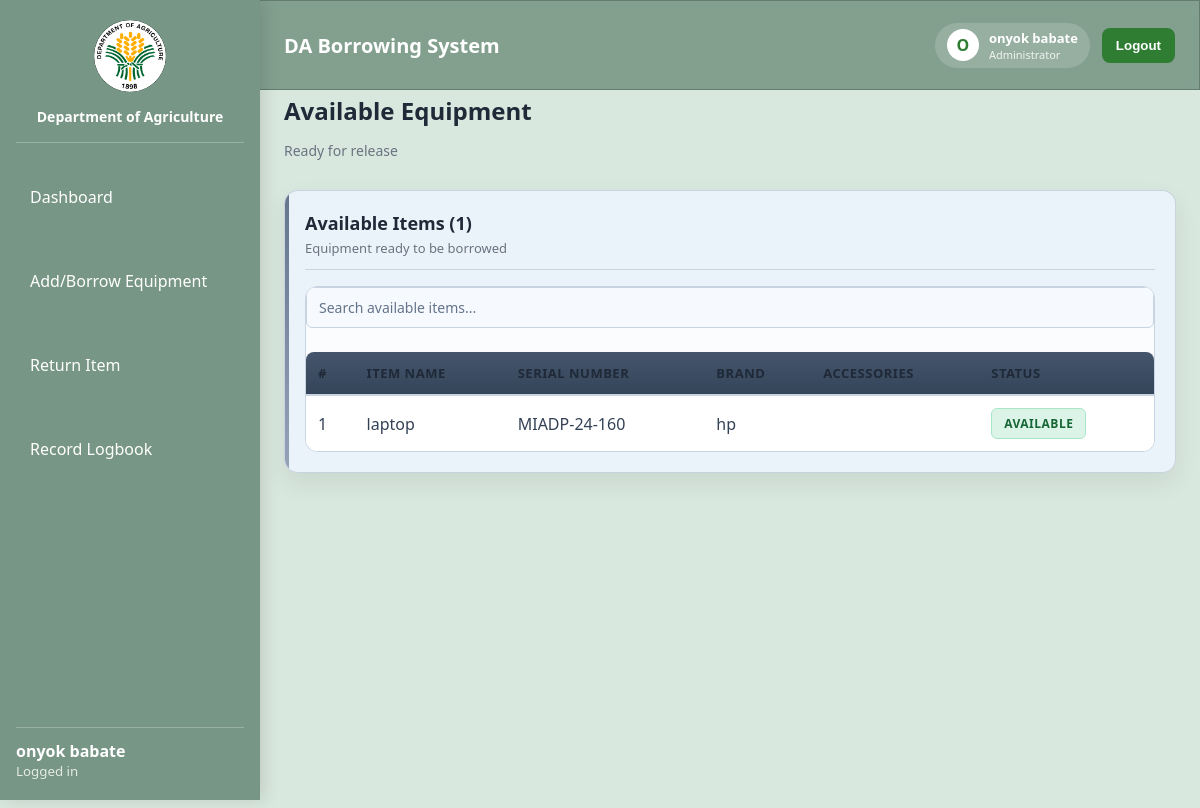
Page /pages/available.php (signed in) on the committed database.
### tables this page shows
CREATE TABLE `items` (
  `id` int(11) NOT NULL,
  `item_name` varchar(150) DEFAULT NULL,
  `asset_code` varchar(100) DEFAULT NULL,
  `brand` varchar(100) DEFAULT NULL,
  `accessories` text DEFAULT NULL,
  `created_at` timestamp NOT NULL DEFAULT current_timestamp()
);

### pages/available.php (the view, shortened to what this page needs)
<?php include('../includes/header.php'); ?>
<?php
$result = $conn->query("
    SELECT i.* FROM items i
    WHERE i.id NOT IN (
        SELECT item_id FROM borrow_records WHERE status='BORROWED'
    )
    ORDER BY i.id DESC
");
$has_records = $result && $result->num_rows > 0;
$total_available = $result ? $result->num_rows : 0;
?>
<div class="equipment-page">
    <h2 class="page-title">Available Equipment</h2>
    <p class="page-subtitle">Ready for release</p>
    <div class="card dashboard-table-card">
        <div class="table-card-head">
            <div>
                <h3>Available Items (<?php echo $total_available; ?>)</h3>
                <p class="table-card-subtext">Equipment ready to be borrowed</p>
            </div>
        </div>
        <div class="table-shell">
            <?php if ($has_records): ?>
                <input type="text" class="records-search-input" placeholder="Search available items..." onkeyup="applyRecordFilters()">
                <table class="equipment-table js-next-pagination" id="availableTable">
                    <thead>
                        <tr>
                            <th>#</th>
                            <th>Item Name</th>
                            <th>Serial Number</th>
                            <th>Brand</th>
                            <th>Accessories</th>
                            <th>Status</th>
                        </tr>
                    </thead>
                    <tbody id="availableTableBody">
                        <?php
                        $counter = 1;
                        while ($item = $result->fetch_assoc()) {
                            echo "
                            <tr>
                                <td>{$counter}</td>
                                <td>" . htmlspecialchars($item['item_name']) . "</td>
                                <td>" . htmlspecialchars($item['asset_code'] ?? '-') . "</td>
                                <td>" . htmlspecialchars($item['brand'] ?? '-') . "</td>
                                <td>" . htmlspecialchars($item['accessories'] ?? '-') . "</td>
                                <td><span class='status-badge status-available'>AVAILABLE</span></td>
                            </tr>
                            ";
                            $counter++;
                        }
                        ?>
                    </tbody>
                </table>
            <?php else: ?>
                <div class="empty-state">
                    <p>No available equipment at the moment. All items are currently borrowed.</p>
                </div>
            <?php endif; ?>
        </div>
    </div>
</div>
<?php include('../includes/footer.php'); ?>

### assets/style.css (style rules this page uses)
* { margin: 0; padding: 0; box-sizing: border-box; }
:root { --primary: #2e7d32; --primary-dark: #1f5f26; --bg: #f3f7f2; --card: #edf4fb; --text: #1f2937; --muted: #6b7280; --border: #c8d4e1; --danger: #b91c1c; --success: #166534; --ui-glass-rgb: 22, 68, 44; --sidebar-opacity: 0.5; --header-opacity: 0.44; --ui-border-black-light: rgba(0, 0, 0, 0.22); --field-bg: #f6f9fd; --field-border: #b9c7d8; --auth-overlay-opacity: 0.5; --auth-box-opacity: 0.86; --auth-input-opacity: 0.78; }
body { min-height: 100vh; color: var(--text); font-family: "Segoe UI", Tahoma, sans-serif; background: #d9e8de url("images/bg2.png") center center / cover no-repeat fixed; }
.card { background: var(--card); border: 1px solid var(--border); border-radius: 12px; padding: 20px; box-shadow: 0 8px 20px rgba(17, 24, 39, 0.05); margin-bottom: 16px; }
.equipment-page { display: flex; flex-direction: column; gap: 14px; }
.equipment-table { width: 100%; min-width: 760px; margin-top: 0; border-collapse: separate; border-spacing: 0; }
.equipment-table th { background: linear-gradient(180deg, #45556c 0%, #344459 100%); color: #eef2f8; border-bottom: none; padding: 11px 14px; font-size: 14px; letter-spacing: 0.08em; text-transform: uppercase; }
.equipment-table th:first-child { border-top-left-radius: 8px; }
.equipment-table th:last-child { border-top-right-radius: 8px; }
.equipment-table td { padding: 11px 14px; border-bottom: 1px solid #e5e7eb; color: #334155; background: #fff; }
.equipment-table tbody tr:last-child td { border-bottom: none; }
.dashboard-table-card { background: rgba(237, 244, 251, 0.95); border-radius: 14px; border: 1px solid rgba(100, 116, 139, 0.25); box-shadow: 0 10px 24px rgba(15, 23, 42, 0.08); position: relative; overflow: hidden; transition: transform 0.3s ease, box-shadow 0.3s ease; animation: dashboardCardIn 0.5s ease both; }
.dashboard-table-card::before { content: ""; position: absolute; left: 0; top: 0; bottom: 0; width: 4px; background: linear-gradient(180deg, #64748b 0%, #94a3b8 100%); }
.table-card-head { display: flex; align-items: center; justify-content: space-between; gap: 12px; margin-bottom: 12px; flex-wrap: wrap; }
.table-card-head h3 { margin: 0; color: #1f2937; }
.table-card-subtext { margin: 4px 0 0; color: #64748b; font-size: 13px; }
.table-shell { border-radius: 12px; overflow: auto; border: 1px solid #c8d4e1; background: rgba(255, 255, 255, 0.7); }
table { width: 100%; border-collapse: collapse; margin-top: 12px; }
th, td { padding: 12px; border-bottom: 1px solid var(--border); text-align: left; vertical-align: top; }
th { background: #f4f6f8; font-size: 12px; text-transform: uppercase; color: #374151; }
input, select, textarea { width: 100%; border: 1px solid var(--field-border); border-radius: 8px; padding: 10px 12px; margin-bottom: 14px; font: inherit; background: var(--field-bg); color: #1f2937; }
input::placeholder, textarea::placeholder { color: #64748b; }
.equipment-table { width: 100%; border-collapse: collapse; margin-top: 12px; }
.equipment-table th { background-color: #e9eef5; color: var(--text); padding: 12px; text-align: left; font-weight: 600; border-bottom: 2px solid var(--border); font-size: 13px; text-transform: uppercase; letter-spacing: 0.5px; }
.equipment-table td { padding: 12px; border-bottom: 1px solid var(--border); vertical-align: middle; }
.status-badge { display: inline-block; padding: 6px 12px; border-radius: 6px; font-size: 12px; font-weight: 600; text-transform: uppercase; letter-spacing: 0.5px; white-space: nowrap; }
.status-available { background-color: #dcf4e8; color: var(--success); border: 1px solid #a8e6c8; }
.page-subtitle { color: var(--muted); font-size: 14px; margin-bottom: 16px; }
.records-search-input { width: 100%; padding: 10px 12px; margin-bottom: 12px; border: 1px solid var(--border); border-radius: 6px; font-size: 14px; background-color: var(--field-bg); }
.table-card-head { display: flex; justify-content: space-between; align-items: flex-start; padding-bottom: 12px; border-bottom: 1px solid var(--border); margin-bottom: 16px; }
.table-card-head h3 { margin: 0; color: var(--text); font-size: 18px; font-weight: 600; }
.table-card-subtext { margin: 4px 0 0 0; color: var(--muted); font-size: 13px; }

### rows in the picture
items: item_name "laptop", asset_code "MIADP-24-160", brand "hp"

### other values in the picture
$_SESSION['full_name'] "onyok babate"
substr($_SESSION['full_name'], 0, 1) "O"
$total_available "1"
